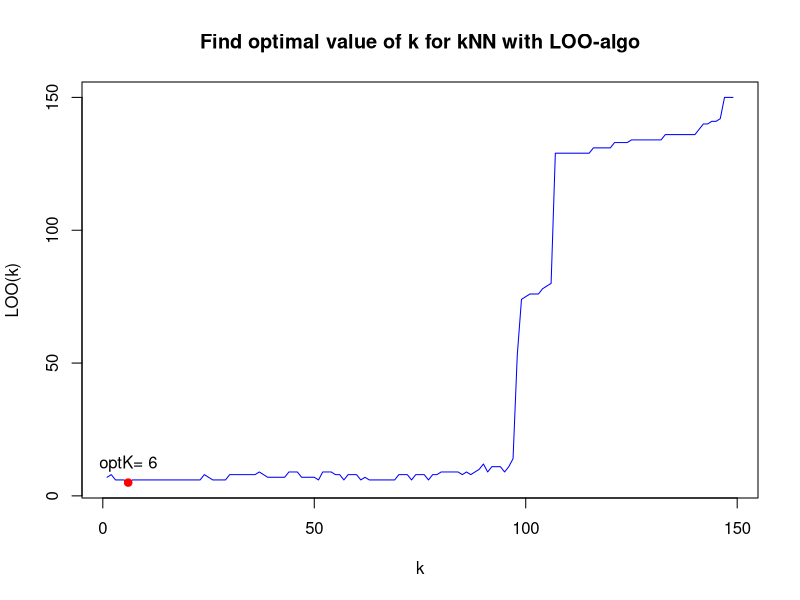

Write the R code that produced this figure. (Note: a time limit stopped this script after it produced the figure.)
eucDist <- function(u,v) {  #функция расстояния между парой точек
  return (sqrt(sum((u-v)^2)))
}
colors <- c("setosa"="pink1","versicolor"="gold","virginica"="skyblue1")
sortObjbyDist <- function(xl,z,metricFunc=eucDist) {  #функция сортировки массива по расстоянию до z
  l <- dim(xl)[1]
  n <- dim(xl)[2]-1
  dist <- matrix(NA,l,2)
  for (i in 1:l) {
    dist[i, ] <- c(i, metricFunc(xl[i,1:n],z))  #создание списка пар (номер объекта, расстояние до z)
  }
  orderedXl <- xl[order(dist[ ,2]), ]   #сортировка списка объектов
  return (orderedXl)
}
kNN <- function(xl,z,k) {   #функция выбора класса методов kNN
  orderedXl <- sortObjbyDist(xl,z)
  n <- dim(orderedXl)[2]-1
  classes <- orderedXl[1:k,n+1]   #получает список видов для ближайших k объектов
  counts <- table(classes)   #строит из них таблицу количества цветов каждого вида
  class <- names(which.max(counts))   #выбирает тот вид, у которого больше всего представителей
  return (class)
}
determKNN_LOO <- function(xl) {   #определение оптимального k методом LOO
  l <- dim(xl)[1]
  n <- dim(xl)[2]-1
  maxK <- l-1
  errorForK <- matrix(0.0,maxK,1)
  for (i in 1:l) {  #перебираем каждый элемент
    obj <- xl[i, ]
    newXl <- xl[-i, ]  #убираем его из выборки
    z <- obj[1:n]
    orderedXl <- sortObjbyDist(newXl,z)  #находим расстояния до всех объектов
    classes <- c("setosa"=0,"versicolor"=0,"virginica"=0)
    print(i)
    for (k in 1:maxK) {   #перебираем значение k
      classes[orderedXl[k,n+1]] <- classes[orderedXl[k,n+1]]+1  #добавляем k-ый элемент в свою группу
      class <- names(which.max(classes))  #выбирает тот вид, у которого больше всего представителей
      if (class!=obj[n+1]) {   #если произошла ошибка классификации
        errorForK[k]=errorForK[k]+1   #то увиличиваем для данного k значение ошибки
      }
    }
  }
  LOO <- matrix(NA,maxK,2)
  for (k in 1:maxK) {
    LOO[k, ] <- c(k,errorForK[k])   #строим массив пар (номер, число ошибок)
  }
  optK <- which.min(errorForK)  #выбираем оптимальное k
  plot(LOO,pch=1,type="l",col="blue",xlab="k",ylab="LOO(k)",main="Find optimal value of k for kNN with LOO-algo")
  points(optK,LOO[optK,2],pch=21,bg="red",col="red")
  res <- paste("optK=",optK)   #готовит подпись для графика
  text(optK,LOO[optK,2]+7,labels=res)
  return (optK)
}
main <- function() {
  parOne <- 3   #чтобы можно было легко поменять параметры
  parTwo <- 4
  titles <- dimnames(iris)[2]
  xname <- titles[[1]][parOne]   #названия для подписей на карте
  yname <- titles[[1]][parTwo]
  xl <- iris[ ,c(parOne,parTwo,5)]   #построение выборки
  xMin <- xl[which.min(xl[ ,1]),1]   #нахождение минимального и максимального иксов
  xMax <- xl[which.max(xl[ ,1]),1]
  X <- seq(from=xMin,to=xMax,by=0.1)   #список всех иксов на карте
  xLen <- length(X)
  yMin <- xl[which.min(xl[ ,2]),2]   #нахождение минимального и максимального игриков
  yMax <- xl[which.max(xl[ ,2]),2]
  Y <- seq(from=yMin,to=yMax,by=0.1)   #список всех игриков на карте
  yLen <-length(Y)
  flowers <- matrix(NA,xLen,yLen)
  positions <- matrix(NA,xLen*yLen,2)
  optK <- determKNN_LOO(xl)   #находим оптимальное k
  cnt <- 1
  for (i in 1:yLen) {
    print(Y[i])
    for (j in 1:xLen) {
      z <- c(X[j],Y[i])
      positions[cnt, ] <- z   #запоминаем координаты объекта
      flowers[j,i] <- kNN(xl,z,optK)   #находим предположительный класс методом kNN
      cnt <- cnt+1
    }
  }
  plot(positions,pch=1,bg="white",col=colors[flowers],asp=1,main="Map of kNN for optimal K",xlab=xname,ylab=yname)
  points(iris[ ,c(3,4)],pch=21,bg=colors[iris$Species],col=colors[iris$Species],asp=1)
}
main()
